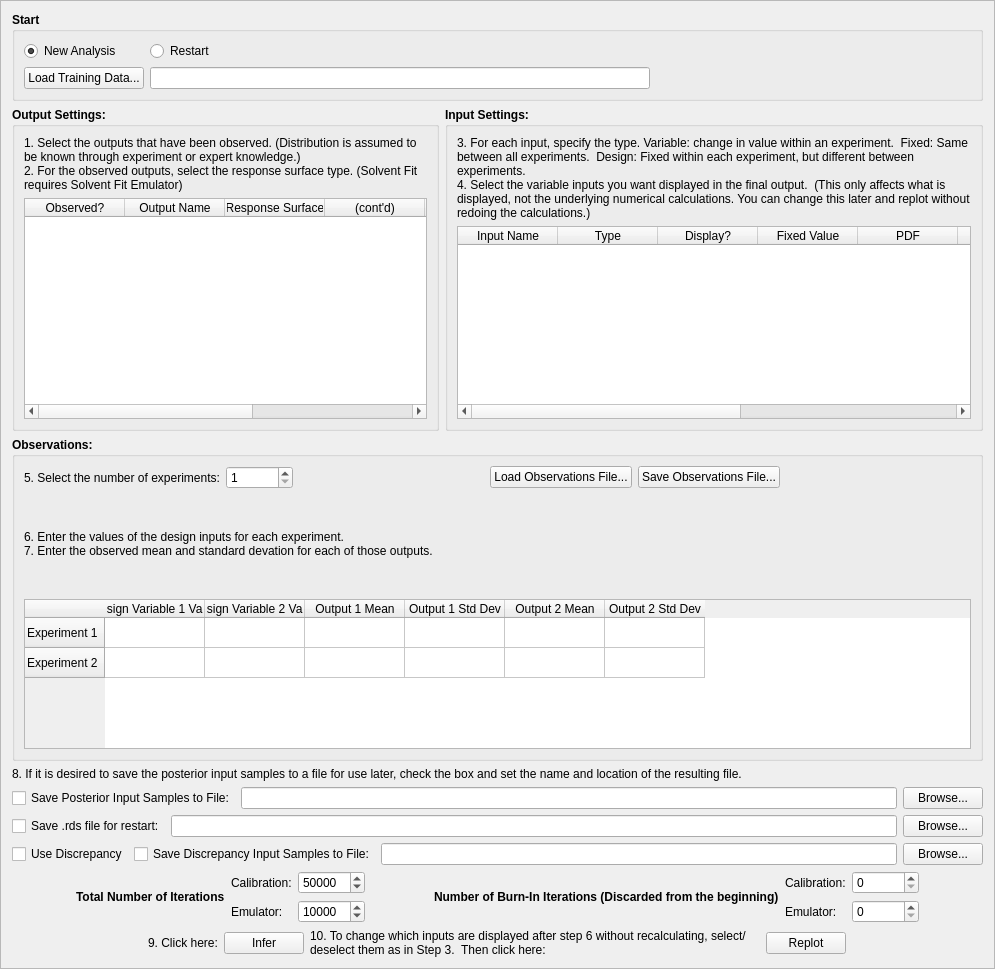
<?xml version="1.0" encoding="UTF-8"?>
<ui version="4.0">
 <class>Frame</class>
 <widget class="QFrame" name="Frame">
  <property name="geometry">
   <rect>
    <x>0</x>
    <y>0</y>
    <width>995</width>
    <height>969</height>
   </rect>
  </property>
  <property name="font">
   <font>
    <pointsize>9</pointsize>
    <weight>50</weight>
    <bold>false</bold>
   </font>
  </property>
  <property name="windowTitle">
   <string>Frame</string>
  </property>
  <property name="frameShape">
   <enum>QFrame::StyledPanel</enum>
  </property>
  <property name="frameShadow">
   <enum>QFrame::Raised</enum>
  </property>
  <layout class="QGridLayout" name="gridLayout_8">
   <item row="0" column="0" colspan="2">
    <widget class="QGroupBox" name="groupBox_4">
     <property name="font">
      <font>
       <weight>75</weight>
       <bold>true</bold>
      </font>
     </property>
     <property name="title">
      <string>Start</string>
     </property>
     <layout class="QGridLayout" name="gridLayout_4">
      <item row="1" column="0">
       <widget class="QPushButton" name="loadTrainingData_button">
        <property name="font">
         <font>
          <weight>50</weight>
          <bold>false</bold>
         </font>
        </property>
        <property name="text">
         <string>Load Training Data...</string>
        </property>
       </widget>
      </item>
      <item row="1" column="1" colspan="2">
       <widget class="QLineEdit" name="trainingFile_edit">
        <property name="minimumSize">
         <size>
          <width>500</width>
          <height>0</height>
         </size>
        </property>
        <property name="font">
         <font>
          <weight>50</weight>
          <bold>false</bold>
         </font>
        </property>
        <property name="readOnly">
         <bool>true</bool>
        </property>
       </widget>
      </item>
      <item row="0" column="0">
       <widget class="QRadioButton" name="newAnalysis_radio">
        <property name="font">
         <font>
          <weight>50</weight>
          <bold>false</bold>
         </font>
        </property>
        <property name="text">
         <string>New Analysis</string>
        </property>
        <property name="checked">
         <bool>true</bool>
        </property>
       </widget>
      </item>
      <item row="0" column="1">
       <widget class="QRadioButton" name="restart_radio">
        <property name="font">
         <font>
          <weight>50</weight>
          <bold>false</bold>
         </font>
        </property>
        <property name="text">
         <string>Restart</string>
        </property>
       </widget>
      </item>
      <item row="1" column="3">
       <spacer name="horizontalSpacer_6">
        <property name="orientation">
         <enum>Qt::Horizontal</enum>
        </property>
        <property name="sizeHint" stdset="0">
         <size>
          <width>40</width>
          <height>20</height>
         </size>
        </property>
       </spacer>
      </item>
     </layout>
    </widget>
   </item>
   <item row="1" column="0">
    <widget class="QGroupBox" name="output_groupBox">
     <property name="font">
      <font>
       <weight>75</weight>
       <bold>true</bold>
      </font>
     </property>
     <property name="title">
      <string>Output Settings:</string>
     </property>
     <layout class="QGridLayout" name="gridLayout_2">
      <item row="0" column="0">
       <widget class="QLabel" name="outputInstruction">
        <property name="font">
         <font>
          <weight>50</weight>
          <bold>false</bold>
         </font>
        </property>
        <property name="text">
         <string>1. Select the outputs that have been observed. (Distribution is assumed to be known through experiment or expert knowledge.) 
2. For the observed outputs, select the response surface type. (Solvent Fit requires Solvent Fit Emulator)</string>
        </property>
        <property name="wordWrap">
         <bool>true</bool>
        </property>
       </widget>
      </item>
      <item row="1" column="0">
       <widget class="QTableWidget" name="output_table">
        <property name="font">
         <font>
          <weight>50</weight>
          <bold>false</bold>
         </font>
        </property>
        <property name="toolTip">
         <string>Designate a response surface for each observed output.</string>
        </property>
        <column>
         <property name="text">
          <string>Observed?</string>
         </property>
        </column>
        <column>
         <property name="text">
          <string>Output Name</string>
         </property>
        </column>
        <column>
         <property name="text">
          <string>Response Surface</string>
         </property>
        </column>
        <column>
         <property name="text">
          <string>(cont'd)</string>
         </property>
        </column>
        <column>
         <property name="text">
          <string>Legendre Order</string>
         </property>
        </column>
        <column>
         <property name="text">
          <string>MARS # Basis Func's</string>
         </property>
        </column>
        <column>
         <property name="text">
          <string>MARS Deg. of Interaction</string>
         </property>
        </column>
       </widget>
      </item>
     </layout>
    </widget>
   </item>
   <item row="1" column="1">
    <widget class="QGroupBox" name="input_groupBox">
     <property name="minimumSize">
      <size>
       <width>500</width>
       <height>0</height>
      </size>
     </property>
     <property name="font">
      <font>
       <weight>75</weight>
       <bold>true</bold>
      </font>
     </property>
     <property name="title">
      <string>Input Settings:</string>
     </property>
     <layout class="QGridLayout" name="gridLayout">
      <item row="1" column="0">
       <widget class="InputPriorTable" name="inputPrior_table">
        <property name="minimumSize">
         <size>
          <width>0</width>
          <height>150</height>
         </size>
        </property>
        <property name="font">
         <font>
          <weight>50</weight>
          <bold>false</bold>
         </font>
        </property>
        <property name="toolTip">
         <string>Designate input type:
Variable for uncertain inputs
Fixed for deterministic inputs
Design for control inputs that can vary from experiments</string>
        </property>
        <column>
         <property name="text">
          <string>Input Name</string>
         </property>
        </column>
        <column>
         <property name="text">
          <string>Type</string>
         </property>
        </column>
        <column>
         <property name="text">
          <string>Display?</string>
         </property>
        </column>
        <column>
         <property name="text">
          <string>Fixed Value</string>
         </property>
        </column>
        <column>
         <property name="text">
          <string>PDF</string>
         </property>
        </column>
        <column>
         <property name="text">
          <string>PDF Param1</string>
         </property>
        </column>
        <column>
         <property name="text">
          <string>PDF Param2</string>
         </property>
        </column>
        <column>
         <property name="text">
          <string>Min</string>
         </property>
        </column>
        <column>
         <property name="text">
          <string>Max</string>
         </property>
        </column>
       </widget>
      </item>
      <item row="0" column="0">
       <widget class="QLabel" name="inputInstruction">
        <property name="font">
         <font>
          <weight>50</weight>
          <bold>false</bold>
         </font>
        </property>
        <property name="text">
         <string>3. For each input, specify the type. Variable: change in value within an experiment.  Fixed: Same between all experiments.  Design: Fixed within each experiment, but different between experiments.
4. Select the variable inputs you want displayed in the final output.  (This only affects what is displayed, not the underlying numerical calculations. You can change this later and replot without redoing the calculations.)</string>
        </property>
        <property name="wordWrap">
         <bool>true</bool>
        </property>
       </widget>
      </item>
     </layout>
    </widget>
   </item>
   <item row="2" column="0" colspan="2">
    <widget class="QGroupBox" name="obs_groupBox">
     <property name="font">
      <font>
       <weight>75</weight>
       <bold>true</bold>
      </font>
     </property>
     <property name="title">
      <string>Observations:</string>
     </property>
     <layout class="QGridLayout" name="gridLayout_3">
      <item row="0" column="0">
       <layout class="QHBoxLayout" name="horizontalLayout">
        <item>
         <widget class="QLabel" name="numExperiments_static">
          <property name="font">
           <font>
            <weight>50</weight>
            <bold>false</bold>
           </font>
          </property>
          <property name="text">
           <string>5. Select the number of experiments:</string>
          </property>
         </widget>
        </item>
        <item>
         <widget class="QSpinBox" name="numExperiments_spin">
          <property name="font">
           <font>
            <weight>50</weight>
            <bold>false</bold>
           </font>
          </property>
          <property name="minimum">
           <number>1</number>
          </property>
          <property name="maximum">
           <number>999999999</number>
          </property>
         </widget>
        </item>
        <item>
         <spacer name="horizontalSpacer_5">
          <property name="orientation">
           <enum>Qt::Horizontal</enum>
          </property>
          <property name="sizeHint" stdset="0">
           <size>
            <width>40</width>
            <height>20</height>
           </size>
          </property>
         </spacer>
        </item>
        <item>
         <widget class="QPushButton" name="loadObs_button">
          <property name="font">
           <font>
            <weight>50</weight>
            <bold>false</bold>
           </font>
          </property>
          <property name="text">
           <string>Load Observations File...</string>
          </property>
         </widget>
        </item>
        <item>
         <widget class="QPushButton" name="saveObs_button">
          <property name="font">
           <font>
            <weight>50</weight>
            <bold>false</bold>
           </font>
          </property>
          <property name="text">
           <string>Save Observations File...</string>
          </property>
         </widget>
        </item>
        <item>
         <spacer name="horizontalSpacer_4">
          <property name="orientation">
           <enum>Qt::Horizontal</enum>
          </property>
          <property name="sizeHint" stdset="0">
           <size>
            <width>40</width>
            <height>20</height>
           </size>
          </property>
         </spacer>
        </item>
       </layout>
      </item>
      <item row="1" column="0">
       <widget class="QLabel" name="obsInstruction">
        <property name="font">
         <font>
          <weight>50</weight>
          <bold>false</bold>
         </font>
        </property>
        <property name="text">
         <string>6. Enter the values of the design inputs for each experiment.
7. Enter the observed mean and standard devation for each of those outputs.</string>
        </property>
        <property name="wordWrap">
         <bool>true</bool>
        </property>
       </widget>
      </item>
      <item row="2" column="0">
       <widget class="QTableWidget" name="obs_table">
        <property name="maximumSize">
         <size>
          <width>16777215</width>
          <height>150</height>
         </size>
        </property>
        <property name="font">
         <font>
          <weight>50</weight>
          <bold>false</bold>
         </font>
        </property>
        <property name="toolTip">
         <string>Enter the fixed value(s) of the design input(s) and
the statistics of the (noisy) observed output(s).</string>
        </property>
        <row>
         <property name="text">
          <string>Experiment 1</string>
         </property>
        </row>
        <row>
         <property name="text">
          <string>Experiment 2</string>
         </property>
        </row>
        <column>
         <property name="text">
          <string>Design Variable 1 Value</string>
         </property>
        </column>
        <column>
         <property name="text">
          <string>Design Variable 2 Value</string>
         </property>
        </column>
        <column>
         <property name="text">
          <string>Output 1 Mean</string>
         </property>
        </column>
        <column>
         <property name="text">
          <string>Output 1 Std Dev</string>
         </property>
        </column>
        <column>
         <property name="text">
          <string>Output 2 Mean</string>
         </property>
        </column>
        <column>
         <property name="text">
          <string>Output 2 Std Dev</string>
         </property>
        </column>
       </widget>
      </item>
     </layout>
    </widget>
   </item>
   <item row="3" column="0" colspan="2">
    <widget class="QLabel" name="saveInstruction">
     <property name="text">
      <string>8. If it is desired to save the posterior input samples to a file for use later, check the box and set the name and location of the resulting file.</string>
     </property>
    </widget>
   </item>
   <item row="4" column="0" colspan="2">
    <layout class="QGridLayout" name="gridLayout_5">
     <item row="0" column="0">
      <layout class="QHBoxLayout" name="horizontalLayout_infSave">
       <item>
        <widget class="QCheckBox" name="infSave_chkbox">
         <property name="font">
          <font>
           <pointsize>9</pointsize>
          </font>
         </property>
         <property name="mouseTracking">
          <bool>false</bool>
         </property>
         <property name="toolTip">
          <string>Click checkbox to save posterior samples as a PSUADE file.</string>
         </property>
         <property name="text">
          <string>Save Posterior Input Samples to File:</string>
         </property>
        </widget>
       </item>
       <item>
        <widget class="QLineEdit" name="infSave_edit">
         <property name="readOnly">
          <bool>true</bool>
         </property>
        </widget>
       </item>
       <item>
        <widget class="QPushButton" name="infSave_button">
         <property name="text">
          <string>Browse...</string>
         </property>
        </widget>
       </item>
      </layout>
     </item>
     <item row="1" column="0">
      <layout class="QHBoxLayout" name="horizontalLayout_infSave_2">
       <item>
        <widget class="QCheckBox" name="rdsSave_chkbox">
         <property name="font">
          <font>
           <pointsize>9</pointsize>
          </font>
         </property>
         <property name="mouseTracking">
          <bool>false</bool>
         </property>
         <property name="toolTip">
          <string>Click checkbox to save posterior samples as a PSUADE file.</string>
         </property>
         <property name="text">
          <string>Save .rds file for restart:</string>
         </property>
        </widget>
       </item>
       <item>
        <widget class="QLineEdit" name="rdsSave_edit">
         <property name="readOnly">
          <bool>true</bool>
         </property>
        </widget>
       </item>
       <item>
        <widget class="QPushButton" name="rdsSave_button">
         <property name="text">
          <string>Browse...</string>
         </property>
        </widget>
       </item>
      </layout>
     </item>
     <item row="2" column="0">
      <layout class="QHBoxLayout" name="horizontalLayout_discrepancySave">
       <item>
        <widget class="QCheckBox" name="discrepancy_chkbox">
         <property name="font">
          <font>
           <pointsize>9</pointsize>
           <weight>50</weight>
           <bold>false</bold>
          </font>
         </property>
         <property name="toolTip">
          <string>Apply discrepancy modeling when building response surface.</string>
         </property>
         <property name="text">
          <string>Use Discrepancy</string>
         </property>
        </widget>
       </item>
       <item>
        <widget class="QCheckBox" name="discrepancySave_chkbox">
         <property name="minimumSize">
          <size>
           <width>190</width>
           <height>0</height>
          </size>
         </property>
         <property name="font">
          <font>
           <pointsize>9</pointsize>
          </font>
         </property>
         <property name="mouseTracking">
          <bool>false</bool>
         </property>
         <property name="toolTip">
          <string>Click checkbox to save discrepancy samples as a PSUADE file.</string>
         </property>
         <property name="text">
          <string>Save Discrepancy Input Samples to File:</string>
         </property>
        </widget>
       </item>
       <item>
        <widget class="QLineEdit" name="discrepancySave_edit">
         <property name="minimumSize">
          <size>
           <width>100</width>
           <height>0</height>
          </size>
         </property>
         <property name="readOnly">
          <bool>true</bool>
         </property>
        </widget>
       </item>
       <item>
        <widget class="QPushButton" name="discrepancySave_button">
         <property name="font">
          <font>
           <pointsize>9</pointsize>
          </font>
         </property>
         <property name="text">
          <string>Browse...</string>
         </property>
        </widget>
       </item>
      </layout>
     </item>
    </layout>
   </item>
   <item row="5" column="0" colspan="2">
    <layout class="QHBoxLayout" name="horizontalLayout_3">
     <item>
      <spacer name="horizontalSpacer_7">
       <property name="orientation">
        <enum>Qt::Horizontal</enum>
       </property>
       <property name="sizeHint" stdset="0">
        <size>
         <width>40</width>
         <height>20</height>
        </size>
       </property>
      </spacer>
     </item>
     <item>
      <widget class="QLabel" name="numIterStatic">
       <property name="font">
        <font>
         <weight>75</weight>
         <bold>true</bold>
        </font>
       </property>
       <property name="text">
        <string>Total Number of Iterations</string>
       </property>
      </widget>
     </item>
     <item>
      <layout class="QGridLayout" name="gridLayout_6">
       <item row="0" column="0">
        <widget class="QLabel" name="numIterCalibStatic">
         <property name="text">
          <string>Calibration:</string>
         </property>
        </widget>
       </item>
       <item row="0" column="1">
        <widget class="QSpinBox" name="numIterCalibSpin">
         <property name="minimum">
          <number>10</number>
         </property>
         <property name="maximum">
          <number>1000000000</number>
         </property>
         <property name="value">
          <number>50000</number>
         </property>
        </widget>
       </item>
       <item row="1" column="0">
        <widget class="QLabel" name="numIterEmulStatic">
         <property name="text">
          <string>Emulator:</string>
         </property>
        </widget>
       </item>
       <item row="1" column="1">
        <widget class="QSpinBox" name="numIterEmulSpin">
         <property name="minimum">
          <number>10</number>
         </property>
         <property name="maximum">
          <number>1000000000</number>
         </property>
         <property name="value">
          <number>10000</number>
         </property>
        </widget>
       </item>
      </layout>
     </item>
     <item>
      <spacer name="horizontalSpacer_8">
       <property name="orientation">
        <enum>Qt::Horizontal</enum>
       </property>
       <property name="sizeHint" stdset="0">
        <size>
         <width>40</width>
         <height>20</height>
        </size>
       </property>
      </spacer>
     </item>
     <item>
      <widget class="QLabel" name="burnInStatic">
       <property name="font">
        <font>
         <weight>75</weight>
         <bold>true</bold>
        </font>
       </property>
       <property name="text">
        <string>Number of Burn-In Iterations (Discarded from the beginning)</string>
       </property>
      </widget>
     </item>
     <item>
      <layout class="QGridLayout" name="gridLayout_7">
       <item row="0" column="0">
        <widget class="QLabel" name="numBurnInCalibStatic">
         <property name="text">
          <string>Calibration:</string>
         </property>
        </widget>
       </item>
       <item row="0" column="1">
        <widget class="QSpinBox" name="numBurnInCalibSpin">
         <property name="minimum">
          <number>0</number>
         </property>
         <property name="maximum">
          <number>1000000000</number>
         </property>
         <property name="value">
          <number>0</number>
         </property>
        </widget>
       </item>
       <item row="1" column="0">
        <widget class="QLabel" name="numBurnInEmulStatic">
         <property name="text">
          <string>Emulator:</string>
         </property>
        </widget>
       </item>
       <item row="1" column="1">
        <widget class="QSpinBox" name="numBurnInEmulSpin">
         <property name="minimum">
          <number>0</number>
         </property>
         <property name="maximum">
          <number>1000000000</number>
         </property>
         <property name="value">
          <number>0</number>
         </property>
        </widget>
       </item>
      </layout>
     </item>
     <item>
      <spacer name="horizontalSpacer_9">
       <property name="orientation">
        <enum>Qt::Horizontal</enum>
       </property>
       <property name="sizeHint" stdset="0">
        <size>
         <width>40</width>
         <height>20</height>
        </size>
       </property>
      </spacer>
     </item>
    </layout>
   </item>
   <item row="6" column="0" colspan="2">
    <layout class="QHBoxLayout" name="horizontalLayout_2">
     <item>
      <spacer name="horizontalSpacer">
       <property name="orientation">
        <enum>Qt::Horizontal</enum>
       </property>
       <property name="sizeHint" stdset="0">
        <size>
         <width>351</width>
         <height>25</height>
        </size>
       </property>
      </spacer>
     </item>
     <item>
      <widget class="QLabel" name="inferInstruction">
       <property name="font">
        <font>
         <pointsize>9</pointsize>
        </font>
       </property>
       <property name="text">
        <string>9. Click here:</string>
       </property>
      </widget>
     </item>
     <item>
      <widget class="QPushButton" name="inf_button">
       <property name="font">
        <font>
         <pointsize>9</pointsize>
        </font>
       </property>
       <property name="toolTip">
        <string>Click this button to start/stop inference.</string>
       </property>
       <property name="text">
        <string>Infer</string>
       </property>
      </widget>
     </item>
     <item>
      <spacer name="horizontalSpacer_3">
       <property name="orientation">
        <enum>Qt::Horizontal</enum>
       </property>
       <property name="sizeHint" stdset="0">
        <size>
         <width>40</width>
         <height>20</height>
        </size>
       </property>
      </spacer>
     </item>
     <item>
      <widget class="QLabel" name="replotInstruction">
       <property name="minimumSize">
        <size>
         <width>450</width>
         <height>0</height>
        </size>
       </property>
       <property name="font">
        <font>
         <pointsize>9</pointsize>
        </font>
       </property>
       <property name="text">
        <string>10. To change which inputs are displayed after step 6 without recalculating, select/deselect them as in Step 3.  Then click here:</string>
       </property>
       <property name="alignment">
        <set>Qt::AlignLeading|Qt::AlignLeft|Qt::AlignVCenter</set>
       </property>
       <property name="wordWrap">
        <bool>true</bool>
       </property>
      </widget>
     </item>
     <item>
      <widget class="QPushButton" name="replot_button">
       <property name="font">
        <font>
         <pointsize>9</pointsize>
        </font>
       </property>
       <property name="toolTip">
        <string>You can plot a subset of inputs by designating which ones
to display in ‘Input Settings”.</string>
       </property>
       <property name="text">
        <string>Replot</string>
       </property>
      </widget>
     </item>
     <item>
      <spacer name="horizontalSpacer_2">
       <property name="orientation">
        <enum>Qt::Horizontal</enum>
       </property>
       <property name="sizeHint" stdset="0">
        <size>
         <width>351</width>
         <height>25</height>
        </size>
       </property>
      </spacer>
     </item>
    </layout>
   </item>
  </layout>
 </widget>
 <customwidgets>
  <customwidget>
   <class>InputPriorTable</class>
   <extends>QTableWidget</extends>
   <header>foqus_lib/gui/uq/InputPriorTable</header>
  </customwidget>
 </customwidgets>
 <resources/>
 <connections/>
</ui>
